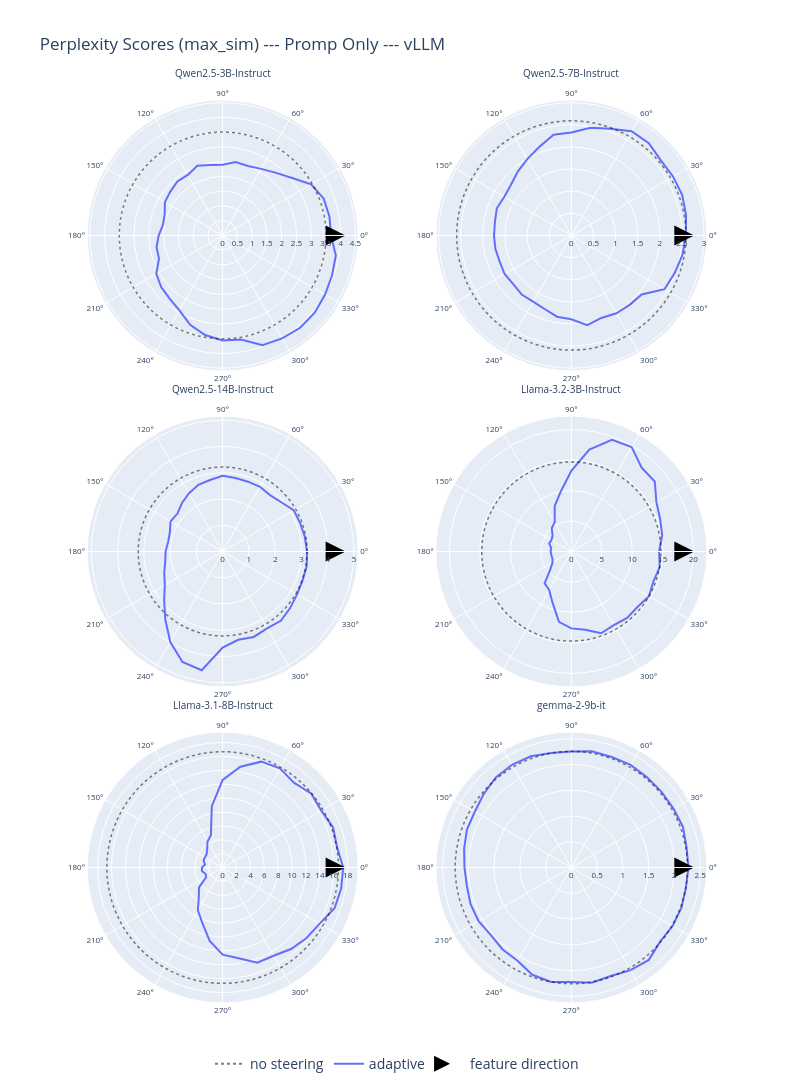

Here is the notebook cell this chart was saved with:
### Markdown cell above
## Perplexity Scores

This section compares perplexity scores across different steering angles, comparing adaptive vs non-adaptive modes.

### Code cell
def filter_perplexity(perplexity_data, threshold=100):
    """Filter perplexity data to remove outliers."""
    return [p for p in perplexity_data if p < threshold]


models_ppl = [
    "Qwen2.5-3B-Instruct",
    "Qwen2.5-7B-Instruct",
    "Qwen2.5-14B-Instruct",
    "Llama-3.2-3B-Instruct",
    "Llama-3.1-8B-Instruct",
    "gemma-2-9b-it",
]

# Find perplexity files
perplexity_files = list(data_path.glob("*/eval-perplexity.json"))
all_perplexity_data = {}
for perplexity_file in perplexity_files:
    model_name = perplexity_file.parent.name
    if model_name in models_ppl:
        with open(perplexity_file, "r") as f:
            all_perplexity_data[model_name] = json.load(f)

if all_perplexity_data:
    first_model = list(all_perplexity_data.keys())[0]
    n_models = len(models_ppl)
    n_cols = min(2, n_models)
    n_rows = (n_models + n_cols - 1) // n_cols

    fig_ppl = make_subplots(
        rows=n_rows,
        cols=n_cols,
        specs=[[{"type": "polar"} for _ in range(n_cols)] for _ in range(n_rows)],
        subplot_titles=models_ppl,
        vertical_spacing=0.05,
        horizontal_spacing=0.1,
    )

    # Add reference baseline trace
    fig_ppl.add_trace(
        go.Scatterpolar(
            r=[0],
            theta=[0],
            name="no steering",
            line=dict(width=2, color="black", dash="dot"),
            mode="lines",
            opacity=0.5,
            showlegend=True,
        ),
        row=1,
        col=1,
    )

    colors = px.colors.qualitative.Plotly

    for model_idx, model_id in enumerate(models_ppl):
        if model_id not in all_perplexity_data:
            continue

        perplexity_data = all_perplexity_data[model_id]
        row = model_idx // n_cols + 1
        col = model_idx % n_cols + 1

        # Extract modes matching direction strategy
        modes = []
        for key in perplexity_data.keys():
            if direction_strategy not in key:
                continue
            if key.startswith("harmful-en") and not key.endswith("baseline"):
                mode = "non-adaptive" if "rotated" in key else "adaptive"
                modes.append((key, mode))
        modes.sort()

        max_r = 0

        # Process each mode
        for mode_idx, (mode_key, mode_name) in enumerate(modes):
            angles = []
            mean_perplexities = []

            for angle_str, perplexities in perplexity_data[mode_key].items():
                if angle_str.isdigit() and perplexities:
                    perplexities = filter_perplexity(perplexities)
                    angle = int(angle_str)
                    mean_perp = np.mean(perplexities)
                    angles.append(angle)
                    mean_perplexities.append(mean_perp)

            if angles:
                sorted_indices = np.argsort(angles)
                angles = np.array(angles)[sorted_indices]
                mean_perplexities = np.array(mean_perplexities)[sorted_indices]

                angles_closed = np.append(angles, angles[0])
                perplexities_closed = np.append(mean_perplexities, mean_perplexities[0])

                max_r = max(max_r, max(mean_perplexities))

                fig_ppl.add_trace(
                    go.Scatterpolar(
                        r=perplexities_closed,
                        theta=angles_closed,
                        name=f"{mode_name}",
                        line=dict(width=2, color=colors[mode_idx % len(colors)]),
                        mode="lines",
                        showlegend=model_idx == 0,
                    ),
                    row=row,
                    col=col,
                )

        # Add feature direction marker
        if max_r > 0:
            fig_ppl.add_trace(
                go.Scatterpolar(
                    r=[max_r * 1.02],
                    theta=[0],
                    name="feature direction",
                    marker=dict(size=20, symbol="arrow-right", color="black"),
                    mode="markers",
                    showlegend=model_idx == 0,
                ),
                row=row,
                col=col,
            )

            # Add baseline if available
            if "harmful-en-baseline" in perplexity_data:
                baseline_perplexity = np.mean(perplexity_data["harmful-en-baseline"])
                baseline_theta = np.linspace(0, 360, 100)

                fig_ppl.add_trace(
                    go.Scatterpolar(
                        r=[baseline_perplexity] * len(baseline_theta),
                        theta=baseline_theta,
                        line=dict(width=1.5, color="black", dash="dot"),
                        mode="lines",
                        opacity=0.5,
                        showlegend=False,
                    ),
                    row=row,
                    col=col,
                )

    # Update layout
    for i in range(1, n_models + 1):
        polar_key = f'polar{i if i > 1 else ""}'
        fig_ppl.update_layout(
            {
                polar_key: dict(
                    radialaxis=dict(
                        visible=True,
                        tickfont=dict(size=8),
                    ),
                    angularaxis=dict(
                        tickvals=list(range(0, 360, 30)),
                        ticktext=[f"{i}°" for i in range(0, 360, 30)],
                        tickfont=dict(size=8),
                        dtick=30,
                    ),
                )
            }
        )

    fig_ppl.update_layout(
        height=1123,
        width=794,
        title_text=f"Perplexity Scores ({direction_strategy}) --- {'Promp Only' if is_prompt_only else 'All Tokens'} --- {'vLLM' if is_vllm else 'Pytorch'}",
        showlegend=True,
        legend=dict(
            orientation="h",
            y=-0.05,
            xanchor="center",
            x=0.5,
            font=dict(size=14),
        ),
    )

    for annotation in fig_ppl.layout.annotations:
        annotation.update(yanchor="bottom", y=annotation.y + 0.02, font=dict(size=10))
    fig_ppl.write_image(visualization_dir / f"perplexity_{direction_strategy}_{'prompt_only' if is_prompt_only else 'all_tokens'}_{'vllm' if is_vllm else 'pytorch'}.png", scale=3)
    fig_ppl.show()
else:
    print("⚠ No perplexity data found")

### Figure 1 — Plotly figure (JSON) as saved in the notebook; plotly's stock layout.template omitted (floating-point values rounded to 4 significant figures)
{"data": [{"line": {"color": "black", "dash": "dot", "width": 2}, "mode": "lines", "name": "no steering", "opacity": 0.5, "r": [0], "showlegend": true, "subplot": "polar", "theta": [0], "type": "scatterpolar"}, {"line": {"color": "#636EFA", "width": 2}, "mode": "lines", "name": "adaptive", "r": [3.673, 3.675, 3.645, 3.462, 3.044, 2.778, 2.605, 2.505, 2.524, 2.397, 2.422, 2.511, 2.367, 2.385, 2.314, 2.26, 2.091, 2.054, 2.169, 2.277, 2.296, 2.596, 2.719, 2.795, 2.931, 3.22, 3.428, 3.562, 3.585, 3.958, 4.029, 4.085, 4.073, 4.008, 3.946, 3.894, 3.673], "showlegend": true, "subplot": "polar", "theta": [0, 10, 20, 30, 40, 50, 60, 70, 80, 90, 100, 110, 120, 130, 140, 150, 160, 170, 180, 190, 200, 210, 220, 230, 240, 250, 260, 270, 280, 290, 300, 310, 320, 330, 340, 350, 0], "type": "scatterpolar"}, {"marker": {"color": "black", "size": 20, "symbol": "arrow-right"}, "mode": "markers", "name": "feature direction", "r": [4.167], "showlegend": true, "subplot": "polar", "theta": [0], "type": "scatterpolar"}, {"line": {"color": "black", "dash": "dot", "width": 1.5}, "mode": "lines", "opacity": 0.5, "r": [3.504, 3.504, 3.504, 3.504, 3.504, 3.504, 3.504, 3.504, 3.504, 3.504, 3.504, 3.504, 3.504, 3.504, 3.504, 3.504, 3.504, 3.504, 3.504, 3.504, 3.504, 3.504, 3.504, 3.504, 3.504, 3.504, 3.504, 3.504, 3.504, 3.504, 3.504, 3.504, 3.504, 3.504, 3.504, 3.504, 3.504, 3.504, 3.504, 3.504, 3.504, 3.504, 3.504, 3.504, 3.504, 3.504, 3.504, 3.504, 3.504, 3.504, 3.504, 3.504, 3.504, 3.504, 3.504, 3.504, 3.504, 3.504, 3.504, 3.504, 3.504, 3.504, 3.504, 3.504, 3.504, 3.504, 3.504, 3.504, 3.504, 3.504, 3.504, 3.504, 3.504, 3.504, 3.504, 3.504, 3.504, 3.504, 3.504, 3.504, 3.504, 3.504, 3.504, 3.504, 3.504, 3.504, 3.504, 3.504, 3.504, 3.504, 3.504, 3.504, 3.504, 3.504, 3.504, 3.504, 3.504, 3.504, 3.504, 3.504], "showlegend": false, "subplot": "polar", "theta": [0.0, 3.636, 7.273, 10.91, 14.55, 18.18, 21.82, 25.45, 29.09, 32.73, 36.36, 40.0, 43.64, 47.27, 50.91, 54.55, 58.18, 61.82, 65.45, 69.09, 72.73, 76.36, 80.0, 83.64, 87.27, 90.91, 94.55, 98.18, 101.8, 105.5, 109.1, 112.7, 116.4, 120.0, 123.6, 127.3, 130.9, 134.5, 138.2, 141.8, 145.5, 149.1, 152.7, 156.4, 160.0, 163.6, 167.3, 170.9, 174.5, 178.2, 181.8, 185.5, 189.1, 192.7, 196.4, 200.0, 203.6, 207.3, 210.9, 214.5, 218.2, 221.8, 225.5, 229.1, 232.7, 236.4, 240.0, 243.6, 247.3, 250.9, 254.5, 258.2, 261.8, 265.5, 269.1, 272.7, 276.4, 280.0, 283.6, 287.3, 290.9, 294.5, 298.2, 301.8, 305.5, 309.1, 312.7, 316.4, 320.0, 323.6, 327.3, 330.9, 334.5, 338.2, 341.8, 345.5, 349.1, 352.7, 356.4, 360.0], "type": "scatterpolar"}, {"line": {"color": "#636EFA", "width": 2}, "mode": "lines", "name": "adaptive", "r": [2.588, 2.632, 2.666, 2.656, 2.639, 2.723, 2.721, 2.566, 2.468, 2.326, 2.31, 2.126, 1.993, 1.883, 1.781, 1.748, 1.793, 1.753, 1.748, 1.743, 1.723, 1.742, 1.713, 1.743, 1.729, 1.768, 1.864, 1.892, 2.058, 1.984, 2.031, 2.047, 2.075, 2.43, 2.484, 2.548, 2.588], "showlegend": false, "subplot": "polar2", "theta": [0, 10, 20, 30, 40, 50, 60, 70, 80, 90, 100, 110, 120, 130, 140, 150, 160, 170, 180, 190, 200, 210, 220, 230, 240, 250, 260, 270, 280, 290, 300, 310, 320, 330, 340, 350, 0], "type": "scatterpolar"}, {"marker": {"color": "black", "size": 20, "symbol": "arrow-right"}, "mode": "markers", "name": "feature direction", "r": [2.778], "showlegend": false, "subplot": "polar2", "theta": [0], "type": "scatterpolar"}, {"line": {"color": "black", "dash": "dot", "width": 1.5}, "mode": "lines", "opacity": 0.5, "r": [2.591, 2.591, 2.591, 2.591, 2.591, 2.591, 2.591, 2.591, 2.591, 2.591, 2.591, 2.591, 2.591, 2.591, 2.591, 2.591, 2.591, 2.591, 2.591, 2.591, 2.591, 2.591, 2.591, 2.591, 2.591, 2.591, 2.591, 2.591, 2.591, 2.591, 2.591, 2.591, 2.591, 2.591, 2.591, 2.591, 2.591, 2.591, 2.591, 2.591, 2.591, 2.591, 2.591, 2.591, 2.591, 2.591, 2.591, 2.591, 2.591, 2.591, 2.591, 2.591, 2.591, 2.591, 2.591, 2.591, 2.591, 2.591, 2.591, 2.591, 2.591, 2.591, 2.591, 2.591, 2.591, 2.591, 2.591, 2.591, 2.591, 2.591, 2.591, 2.591, 2.591, 2.591, 2.591, 2.591, 2.591, 2.591, 2.591, 2.591, 2.591, 2.591, 2.591, 2.591, 2.591, 2.591, 2.591, 2.591, 2.591, 2.591, 2.591, 2.591, 2.591, 2.591, 2.591, 2.591, 2.591, 2.591, 2.591, 2.591], "showlegend": false, "subplot": "polar2", "theta": [0.0, 3.636, 7.273, 10.91, 14.55, 18.18, 21.82, 25.45, 29.09, 32.73, 36.36, 40.0, 43.64, 47.27, 50.91, 54.55, 58.18, 61.82, 65.45, 69.09, 72.73, 76.36, 80.0, 83.64, 87.27, 90.91, 94.55, 98.18, 101.8, 105.5, 109.1, 112.7, 116.4, 120.0, 123.6, 127.3, 130.9, 134.5, 138.2, 141.8, 145.5, 149.1, 152.7, 156.4, 160.0, 163.6, 167.3, 170.9, 174.5, 178.2, 181.8, 185.5, 189.1, 192.7, 196.4, 200.0, 203.6, 207.3, 210.9, 214.5, 218.2, 221.8, 225.5, 229.1, 232.7, 236.4, 240.0, 243.6, 247.3, 250.9, 254.5, 258.2, 261.8, 265.5, 269.1, 272.7, 276.4, 280.0, 283.6, 287.3, 290.9, 294.5, 298.2, 301.8, 305.5, 309.1, 312.7, 316.4, 320.0, 323.6, 327.3, 330.9, 334.5, 338.2, 341.8, 345.5, 349.1, 352.7, 356.4, 360.0], "type": "scatterpolar"}, {"line": {"color": "#636EFA", "width": 2}, "mode": "lines", "name": "adaptive", "r": [3.212, 3.179, 3.144, 3.134, 2.919, 2.803, 2.844, 2.83, 2.84, 2.881, 2.767, 2.702, 2.561, 2.411, 2.248, 2.291, 2.14, 2.107, 2.174, 2.221, 2.367, 2.544, 2.908, 3.396, 3.986, 4.478, 4.592, 3.657, 3.415, 3.463, 3.385, 3.447, 3.354, 3.272, 3.238, 3.251, 3.212], "showlegend": false, "subplot": "polar3", "theta": [0, 10, 20, 30, 40, 50, 60, 70, 80, 90, 100, 110, 120, 130, 140, 150, 160, 170, 180, 190, 200, 210, 220, 230, 240, 250, 260, 270, 280, 290, 300, 310, 320, 330, 340, 350, 0], "type": "scatterpolar"}, {"marker": {"color": "black", "size": 20, "symbol": "arrow-right"}, "mode": "markers", "name": "feature direction", "r": [4.683], "showlegend": false, "subplot": "polar3", "theta": [0], "type": "scatterpolar"}, {"line": {"color": "black", "dash": "dot", "width": 1.5}, "mode": "lines", "opacity": 0.5, "r": [3.217, 3.217, 3.217, 3.217, 3.217, 3.217, 3.217, 3.217, 3.217, 3.217, 3.217, 3.217, 3.217, 3.217, 3.217, 3.217, 3.217, 3.217, 3.217, 3.217, 3.217, 3.217, 3.217, 3.217, 3.217, 3.217, 3.217, 3.217, 3.217, 3.217, 3.217, 3.217, 3.217, 3.217, 3.217, 3.217, 3.217, 3.217, 3.217, 3.217, 3.217, 3.217, 3.217, 3.217, 3.217, 3.217, 3.217, 3.217, 3.217, 3.217, 3.217, 3.217, 3.217, 3.217, 3.217, 3.217, 3.217, 3.217, 3.217, 3.217, 3.217, 3.217, 3.217, 3.217, 3.217, 3.217, 3.217, 3.217, 3.217, 3.217, 3.217, 3.217, 3.217, 3.217, 3.217, 3.217, 3.217, 3.217, 3.217, 3.217, 3.217, 3.217, 3.217, 3.217, 3.217, 3.217, 3.217, 3.217, 3.217, 3.217, 3.217, 3.217, 3.217, 3.217, 3.217, 3.217, 3.217, 3.217, 3.217, 3.217], "showlegend": false, "subplot": "polar3", "theta": [0.0, 3.636, 7.273, 10.91, 14.55, 18.18, 21.82, 25.45, 29.09, 32.73, 36.36, 40.0, 43.64, 47.27, 50.91, 54.55, 58.18, 61.82, 65.45, 69.09, 72.73, 76.36, 80.0, 83.64, 87.27, 90.91, 94.55, 98.18, 101.8, 105.5, 109.1, 112.7, 116.4, 120.0, 123.6, 127.3, 130.9, 134.5, 138.2, 141.8, 145.5, 149.1, 152.7, 156.4, 160.0, 163.6, 167.3, 170.9, 174.5, 178.2, 181.8, 185.5, 189.1, 192.7, 196.4, 200.0, 203.6, 207.3, 210.9, 214.5, 218.2, 221.8, 225.5, 229.1, 232.7, 236.4, 240.0, 243.6, 247.3, 250.9, 254.5, 258.2, 261.8, 265.5, 269.1, 272.7, 276.4, 280.0, 283.6, 287.3, 290.9, 294.5, 298.2, 301.8, 305.5, 309.1, 312.7, 316.4, 320.0, 323.6, 327.3, 330.9, 334.5, 338.2, 341.8, 345.5, 349.1, 352.7, 356.4, 360.0], "type": "scatterpolar"}, {"line": {"color": "#636EFA", "width": 2}, "mode": "lines", "name": "adaptive", "r": [14.4, 15.13, 15.52, 16.12, 17.87, 17.95, 19.78, 19.51, 16.98, 13.24, 9.995, 7.966, 5.478, 5.01, 4.01, 3.777, 3.862, 3.375, 3.402, 3.333, 3.312, 3.561, 4.463, 6.822, 7.296, 8.983, 11.73, 12.62, 13.04, 14.29, 13.95, 14.23, 14.16, 14.7, 14.34, 14.72, 14.4], "showlegend": false, "subplot": "polar4", "theta": [0, 10, 20, 30, 40, 50, 60, 70, 80, 90, 100, 110, 120, 130, 140, 150, 160, 170, 180, 190, 200, 210, 220, 230, 240, 250, 260, 270, 280, 290, 300, 310, 320, 330, 340, 350, 0], "type": "scatterpolar"}, {"marker": {"color": "black", "size": 20, "symbol": "arrow-right"}, "mode": "markers", "name": "feature direction", "r": [20.18], "showlegend": false, "subplot": "polar4", "theta": [0], "type": "scatterpolar"}, {"line": {"color": "black", "dash": "dot", "width": 1.5}, "mode": "lines", "opacity": 0.5, "r": [14.71, 14.71, 14.71, 14.71, 14.71, 14.71, 14.71, 14.71, 14.71, 14.71, 14.71, 14.71, 14.71, 14.71, 14.71, 14.71, 14.71, 14.71, 14.71, 14.71, 14.71, 14.71, 14.71, 14.71, 14.71, 14.71, 14.71, 14.71, 14.71, 14.71, 14.71, 14.71, 14.71, 14.71, 14.71, 14.71, 14.71, 14.71, 14.71, 14.71, 14.71, 14.71, 14.71, 14.71, 14.71, 14.71, 14.71, 14.71, 14.71, 14.71, 14.71, 14.71, 14.71, 14.71, 14.71, 14.71, 14.71, 14.71, 14.71, 14.71, 14.71, 14.71, 14.71, 14.71, 14.71, 14.71, 14.71, 14.71, 14.71, 14.71, 14.71, 14.71, 14.71, 14.71, 14.71, 14.71, 14.71, 14.71, 14.71, 14.71, 14.71, 14.71, 14.71, 14.71, 14.71, 14.71, 14.71, 14.71, 14.71, 14.71, 14.71, 14.71, 14.71, 14.71, 14.71, 14.71, 14.71, 14.71, 14.71, 14.71], "showlegend": false, "subplot": "polar4", "theta": [0.0, 3.636, 7.273, 10.91, 14.55, 18.18, 21.82, 25.45, 29.09, 32.73, 36.36, 40.0, 43.64, 47.27, 50.91, 54.55, 58.18, 61.82, 65.45, 69.09, 72.73, 76.36, 80.0, 83.64, 87.27, 90.91, 94.55, 98.18, 101.8, 105.5, 109.1, 112.7, 116.4, 120.0, 123.6, 127.3, 130.9, 134.5, 138.2, 141.8, 145.5, 149.1, 152.7, 156.4, 160.0, 163.6, 167.3, 170.9, 174.5, 178.2, 181.8, 185.5, 189.1, 192.7, 196.4, 200.0, 203.6, 207.3, 210.9, 214.5, 218.2, 221.8, 225.5, 229.1, 232.7, 236.4, 240.0, 243.6, 247.3, 250.9, 254.5, 258.2, 261.8, 265.5, 269.1, 272.7, 276.4, 280.0, 283.6, 287.3, 290.9, 294.5, 298.2, 301.8, 305.5, 309.1, 312.7, 316.4, 320.0, 323.6, 327.3, 330.9, 334.5, 338.2, 341.8, 345.5, 349.1, 352.7, 356.4, 360.0], "type": "scatterpolar"}, {"line": {"color": "#636EFA", "width": 2}, "mode": "lines", "name": "adaptive", "r": [17.35, 16.74, 16.92, 16.4, 16.62, 15.95, 16.49, 16.22, 14.74, 12.63, 8.986, 4.946, 4.347, 3.463, 3.009, 2.951, 2.928, 2.579, 2.985, 3.017, 2.632, 2.734, 4.445, 5.327, 7.133, 8.53, 10.73, 12.54, 13.26, 14.57, 14.66, 15.32, 15.79, 16.13, 17.14, 17.33, 17.35], "showlegend": false, "subplot": "polar5", "theta": [0, 10, 20, 30, 40, 50, 60, 70, 80, 90, 100, 110, 120, 130, 140, 150, 160, 170, 180, 190, 200, 210, 220, 230, 240, 250, 260, 270, 280, 290, 300, 310, 320, 330, 340, 350, 0], "type": "scatterpolar"}, {"marker": {"color": "black", "size": 20, "symbol": "arrow-right"}, "mode": "markers", "name": "feature direction", "r": [17.7], "showlegend": false, "subplot": "polar5", "theta": [0], "type": "scatterpolar"}, {"line": {"color": "black", "dash": "dot", "width": 1.5}, "mode": "lines", "opacity": 0.5, "r": [16.68, 16.68, 16.68, 16.68, 16.68, 16.68, 16.68, 16.68, 16.68, 16.68, 16.68, 16.68, 16.68, 16.68, 16.68, 16.68, 16.68, 16.68, 16.68, 16.68, 16.68, 16.68, 16.68, 16.68, 16.68, 16.68, 16.68, 16.68, 16.68, 16.68, 16.68, 16.68, 16.68, 16.68, 16.68, 16.68, 16.68, 16.68, 16.68, 16.68, 16.68, 16.68, 16.68, 16.68, 16.68, 16.68, 16.68, 16.68, 16.68, 16.68, 16.68, 16.68, 16.68, 16.68, 16.68, 16.68, 16.68, 16.68, 16.68, 16.68, 16.68, 16.68, 16.68, 16.68, 16.68, 16.68, 16.68, 16.68, 16.68, 16.68, 16.68, 16.68, 16.68, 16.68, 16.68, 16.68, 16.68, 16.68, 16.68, 16.68, 16.68, 16.68, 16.68, 16.68, 16.68, 16.68, 16.68, 16.68, 16.68, 16.68, 16.68, 16.68, 16.68, 16.68, 16.68, 16.68, 16.68, 16.68, 16.68, 16.68], "showlegend": false, "subplot": "polar5", "theta": [0.0, 3.636, 7.273, 10.91, 14.55, 18.18, 21.82, 25.45, 29.09, 32.73, 36.36, 40.0, 43.64, 47.27, 50.91, 54.55, 58.18, 61.82, 65.45, 69.09, 72.73, 76.36, 80.0, 83.64, 87.27, 90.91, 94.55, 98.18, 101.8, 105.5, 109.1, 112.7, 116.4, 120.0, 123.6, 127.3, 130.9, 134.5, 138.2, 141.8, 145.5, 149.1, 152.7, 156.4, 160.0, 163.6, 167.3, 170.9, 174.5, 178.2, 181.8, 185.5, 189.1, 192.7, 196.4, 200.0, 203.6, 207.3, 210.9, 214.5, 218.2, 221.8, 225.5, 229.1, 232.7, 236.4, 240.0, 243.6, 247.3, 250.9, 254.5, 258.2, 261.8, 265.5, 269.1, 272.7, 276.4, 280.0, 283.6, 287.3, 290.9, 294.5, 298.2, 301.8, 305.5, 309.1, 312.7, 316.4, 320.0, 323.6, 327.3, 330.9, 334.5, 338.2, 341.8, 345.5, 349.1, 352.7, 356.4, 360.0], "type": "scatterpolar"}, {"line": {"color": "#636EFA", "width": 2}, "mode": "lines", "name": "adaptive", "r": [2.273, 2.27, 2.305, 2.289, 2.284, 2.285, 2.299, 2.285, 2.29, 2.251, 2.259, 2.298, 2.302, 2.281, 2.22, 2.164, 2.156, 2.113, 2.075, 2.059, 2.081, 2.079, 2.039, 2.074, 2.089, 2.215, 2.254, 2.219, 2.269, 2.239, 2.299, 2.339, 2.245, 2.269, 2.274, 2.257, 2.273], "showlegend": false, "subplot": "polar6", "theta": [0, 10, 20, 30, 40, 50, 60, 70, 80, 90, 100, 110, 120, 130, 140, 150, 160, 170, 180, 190, 200, 210, 220, 230, 240, 250, 260, 270, 280, 290, 300, 310, 320, 330, 340, 350, 0], "type": "scatterpolar"}, {"marker": {"color": "black", "size": 20, "symbol": "arrow-right"}, "mode": "markers", "name": "feature direction", "r": [2.386], "showlegend": false, "subplot": "polar6", "theta": [0], "type": "scatterpolar"}, {"line": {"color": "black", "dash": "dot", "width": 1.5}, "mode": "lines", "opacity": 0.5, "r": [2.255, 2.255, 2.255, 2.255, 2.255, 2.255, 2.255, 2.255, 2.255, 2.255, 2.255, 2.255, 2.255, 2.255, 2.255, 2.255, 2.255, 2.255, 2.255, 2.255, 2.255, 2.255, 2.255, 2.255, 2.255, 2.255, 2.255, 2.255, 2.255, 2.255, 2.255, 2.255, 2.255, 2.255, 2.255, 2.255, 2.255, 2.255, 2.255, 2.255, 2.255, 2.255, 2.255, 2.255, 2.255, 2.255, 2.255, 2.255, 2.255, 2.255, 2.255, 2.255, 2.255, 2.255, 2.255, 2.255, 2.255, 2.255, 2.255, 2.255, 2.255, 2.255, 2.255, 2.255, 2.255, 2.255, 2.255, 2.255, 2.255, 2.255, 2.255, 2.255, 2.255, 2.255, 2.255, 2.255, 2.255, 2.255, 2.255, 2.255, 2.255, 2.255, 2.255, 2.255, 2.255, 2.255, 2.255, 2.255, 2.255, 2.255, 2.255, 2.255, 2.255, 2.255, 2.255, 2.255, 2.255, 2.255, 2.255, 2.255], "showlegend": false, "subplot": "polar6", "theta": [0.0, 3.636, 7.273, 10.91, 14.55, 18.18, 21.82, 25.45, 29.09, 32.73, 36.36, 40.0, 43.64, 47.27, 50.91, 54.55, 58.18, 61.82, 65.45, 69.09, 72.73, 76.36, 80.0, 83.64, 87.27, 90.91, 94.55, 98.18, 101.8, 105.5, 109.1, 112.7, 116.4, 120.0, 123.6, 127.3, 130.9, 134.5, 138.2, 141.8, 145.5, 149.1, 152.7, 156.4, 160.0, 163.6, 167.3, 170.9, 174.5, 178.2, 181.8, 185.5, 189.1, 192.7, 196.4, 200.0, 203.6, 207.3, 210.9, 214.5, 218.2, 221.8, 225.5, 229.1, 232.7, 236.4, 240.0, 243.6, 247.3, 250.9, 254.5, 258.2, 261.8, 265.5, 269.1, 272.7, 276.4, 280.0, 283.6, 287.3, 290.9, 294.5, 298.2, 301.8, 305.5, 309.1, 312.7, 316.4, 320.0, 323.6, 327.3, 330.9, 334.5, 338.2, 341.8, 345.5, 349.1, 352.7, 356.4, 360.0], "type": "scatterpolar"}], "layout": {"annotations": [{"font": {"size": 10}, "showarrow": false, "text": "Qwen2.5-3B-Instruct", "x": 0.225, "xanchor": "center", "xref": "paper", "y": 1.02, "yanchor": "bottom", "yref": "paper"}, {"font": {"size": 10}, "showarrow": false, "text": "Qwen2.5-7B-Instruct", "x": 0.775, "xanchor": "center", "xref": "paper", "y": 1.02, "yanchor": "bottom", "yref": "paper"}, {"font": {"size": 10}, "showarrow": false, "text": "Qwen2.5-14B-Instruct", "x": 0.225, "xanchor": "center", "xref": "paper", "y": 0.67, "yanchor": "bottom", "yref": "paper"}, {"font": {"size": 10}, "showarrow": false, "text": "Llama-3.2-3B-Instruct", "x": 0.775, "xanchor": "center", "xref": "paper", "y": 0.67, "yanchor": "bottom", "yref": "paper"}, {"font": {"size": 10}, "showarrow": false, "text": "Llama-3.1-8B-Instruct", "x": 0.225, "xanchor": "center", "xref": "paper", "y": 0.32, "yanchor": "bottom", "yref": "paper"}, {"font": {"size": 10}, "showarrow": false, "text": "gemma-2-9b-it", "x": 0.775, "xanchor": "center", "xref": "paper", "y": 0.32, "yanchor": "bottom", "yref": "paper"}], "height": 1123, "legend": {"font": {"size": 14}, "orientation": "h", "x": 0.5, "xanchor": "center", "y": -0.05}, "polar": {"angularaxis": {"dtick": 30, "tickfont": {"size": 8}, "ticktext": ["0°", "30°", "60°", "90°", "120°", "150°", "180°", "210°", "240°", "270°", "300°", "330°"], "tickvals": [0, 30, 60, 90, 120, 150, 180, 210, 240, 270, 300, 330]}, "domain": {"x": [0, 0.45], "y": [0.7, 1]}, "radialaxis": {"tickfont": {"size": 8}, "visible": true}}, "polar2": {"angularaxis": {"dtick": 30, "tickfont": {"size": 8}, "ticktext": ["0°", "30°", "60°", "90°", "120°", "150°", "180°", "210°", "240°", "270°", "300°", "330°"], "tickvals": [0, 30, 60, 90, 120, 150, 180, 210, 240, 270, 300, 330]}, "domain": {"x": [0.55, 1], "y": [0.7, 1]}, "radialaxis": {"tickfont": {"size": 8}, "visible": true}}, "polar3": {"angularaxis": {"dtick": 30, "tickfont": {"size": 8}, "ticktext": ["0°", "30°", "60°", "90°", "120°", "150°", "180°", "210°", "240°", "270°", "300°", "330°"], "tickvals": [0, 30, 60, 90, 120, 150, 180, 210, 240, 270, 300, 330]}, "domain": {"x": [0, 0.45], "y": [0.35, 0.65]}, "radialaxis": {"tickfont": {"size": 8}, "visible": true}}, "polar4": {"angularaxis": {"dtick": 30, "tickfont": {"size": 8}, "ticktext": ["0°", "30°", "60°", "90°", "120°", "150°", "180°", "210°", "240°", "270°", "300°", "330°"], "tickvals": [0, 30, 60, 90, 120, 150, 180, 210, 240, 270, 300, 330]}, "domain": {"x": [0.55, 1], "y": [0.35, 0.65]}, "radialaxis": {"tickfont": {"size": 8}, "visible": true}}, "polar5": {"angularaxis": {"dtick": 30, "tickfont": {"size": 8}, "ticktext": ["0°", "30°", "60°", "90°", "120°", "150°", "180°", "210°", "240°", "270°", "300°", "330°"], "tickvals": [0, 30, 60, 90, 120, 150, 180, 210, 240, 270, 300, 330]}, "domain": {"x": [0, 0.45], "y": [0, 0.3]}, "radialaxis": {"tickfont": {"size": 8}, "visible": true}}, "polar6": {"angularaxis": {"dtick": 30, "tickfont": {"size": 8}, "ticktext": ["0°", "30°", "60°", "90°", "120°", "150°", "180°", "210°", "240°", "270°", "300°", "330°"], "tickvals": [0, 30, 60, 90, 120, 150, 180, 210, 240, 270, 300, 330]}, "domain": {"x": [0.55, 1], "y": [0, 0.3]}, "radialaxis": {"tickfont": {"size": 8}, "visible": true}}, "showlegend": true, "title": {"text": "Perplexity Scores (max_sim) --- Promp Only --- vLLM"}, "width": 794}}
